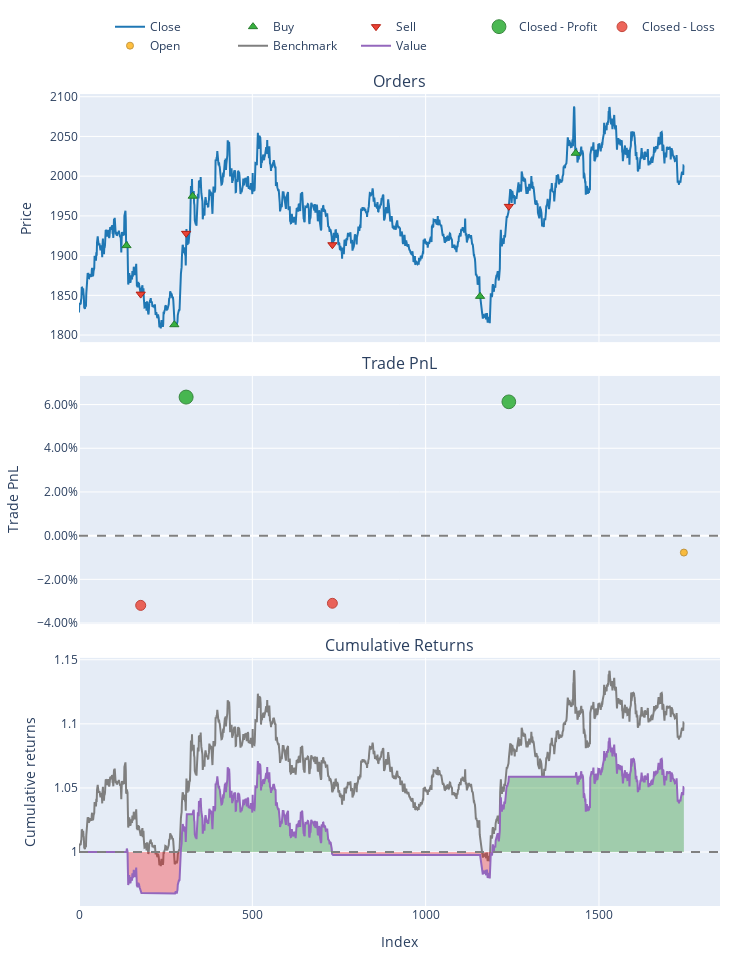

Notebook cell for this chart:
### Code cell
pf.plot().show()

### Figure 1 — Plotly figure (JSON) as saved in the notebook; plotly's stock layout.template omitted (floating-point values rounded to 4 significant figures; data arrays with more than 128 entries replaced by an {"elided": "..."} marker saying what was removed)
{"data": [{"legendgroup": "0", "line": {"color": "#1f77b4"}, "name": "Close", "showlegend": true, "type": "scatter", "uid": "4bc580d3-a468-432a-b6e4-5fa1aee0f02b", "x": {"elided": "1746 int values"}, "xaxis": "x", "y": {"elided": "1746 float values"}, "yaxis": "y"}, {"customdata": [[0, 0.05228, 0], [2, 0.0534, 0], [4, 0.05213, 0], [6, 0.05396, 0], [8, 0.05218, 0]], "hovertemplate": "Order Id: %{customdata[0]}<br>Timestamp: %{x}<br>Price: %{y}<br>Size: %{customdata[1]:.6f}<br>Fees: %{customdata[2]:.6f}", "legendgroup": "1", "marker": {"color": "#37B13F", "line": {"color": "rgb(38,123,44)", "width": 1}, "size": 8, "symbol": "triangle-up"}, "mode": "markers", "name": "Buy", "type": "scatter", "uid": "1cb0bc83-de14-4dee-a82d-fc4a3628aae5", "x": [137, 275, 328, 1157, 1433], "xaxis": "x", "y": [1913.0, 1813.0, 1975.0, 1849.0, 2029.0], "yaxis": "y"}, {"customdata": [[1, 0.05228, 0], [3, 0.0534, 0], [5, 0.05213, 0], [7, 0.05396, 0]], "hovertemplate": "Order Id: %{customdata[0]}<br>Timestamp: %{x}<br>Price: %{y}<br>Size: %{customdata[1]:.6f}<br>Fees: %{customdata[2]:.6f}", "legendgroup": "2", "marker": {"color": "#EA4335", "line": {"color": "rgb(181,31,18)", "width": 1}, "size": 8, "symbol": "triangle-down"}, "mode": "markers", "name": "Sell", "type": "scatter", "uid": "d45724cf-61e2-408f-8324-4c194ca11c07", "x": [178, 309, 731, 1240], "xaxis": "x", "y": [1852.0, 1928.0, 1914.0, 1962], "yaxis": "y"}, {"customdata": [[1, 1, 6.14, 0.06342], [3, 3, 6.112, 0.06126]], "hovertemplate": "Exit Trade Id: %{customdata[0]}<br>Position Id: %{customdata[1]}<br>Exit Timestamp: %{x}<br>PnL: %{customdata[2]:.6f}<br>Return: %{customdata[3]:.2%}", "legendgroup": "3", "marker": {"color": "#37B13F", "line": {"color": "rgb(38,123,44)", "width": 1}, "opacity": [0.9, 0.8942], "size": [14, 13.73], "symbol": "circle"}, "mode": "markers", "name": "Closed - Profit", "type": "scatter", "uid": "3f327c48-b8a7-4689-8ca4-38b29acfd95e", "x": [309, 1240], "xaxis": "x2", "y": [0.06342, 0.06126], "yaxis": "y2"}, {"customdata": [[0, 0, -3.192, -0.03192], [2, 2, -3.187, -0.03096]], "hovertemplate": "Exit Trade Id: %{customdata[0]}<br>Position Id: %{customdata[1]}<br>Exit Timestamp: %{x}<br>PnL: %{customdata[2]:.6f}<br>Return: %{customdata[3]:.2%}", "legendgroup": "4", "marker": {"color": "#EA4335", "line": {"color": "rgb(181,31,18)", "width": 1}, "opacity": [0.8151, 0.8125], "size": [10.04, 9.919], "symbol": "circle"}, "mode": "markers", "name": "Closed - Loss", "type": "scatter", "uid": "7dda2246-3479-424f-a61a-a081100f293c", "x": [178, 731], "xaxis": "x2", "y": [-0.03192, -0.03096], "yaxis": "y2"}, {"customdata": [[4, 4, -0.8198, -0.007743]], "hovertemplate": "Exit Trade Id: %{customdata[0]}<br>Position Id: %{customdata[1]}<br>Exit Timestamp: %{x}<br>PnL: %{customdata[2]:.6f}<br>Return: %{customdata[3]:.2%}", "legendgroup": "5", "marker": {"color": "#FFAA00", "line": {"color": "rgb(178,118,0)", "width": 1}, "opacity": [0.75], "size": [7], "symbol": "circle"}, "mode": "markers", "name": "Open", "type": "scatter", "uid": "e0fe2176-b5e2-4e75-bc06-8200c4b706a7", "x": [1745], "xaxis": "x2", "y": [-0.007743], "yaxis": "y2"}, {"legendgroup": "6", "line": {"color": "#7f7f7f"}, "name": "Benchmark", "showlegend": true, "type": "scatter", "uid": "39c411de-2404-4ccb-9bb3-05088265b7b1", "x": {"elided": "1746 int values"}, "xaxis": "x3", "y": {"elided": "1746 float values"}, "yaxis": "y3"}, {"hoverinfo": "skip", "legendgroup": "7", "line": {"color": "rgba(0, 0, 0, 0)", "width": 0}, "opacity": 0, "showlegend": false, "type": "scatter", "uid": "afdb852f-9c0a-4d7d-8f8d-88aa5fbf94b2", "x": {"elided": "1746 int values"}, "xaxis": "x3", "y": {"elided": "1746 int values"}, "yaxis": "y3"}, {"connectgaps": false, "fill": "tonexty", "fillcolor": "rgba(0, 128, 0, 0.3)", "hoverinfo": "skip", "legendgroup": "7", "line": {"color": "rgba(0, 0, 0, 0)", "width": 0}, "opacity": 0, "showlegend": false, "type": "scatter", "uid": "c5385ac4-b45e-4bce-b2a9-112bec7225a4", "x": {"elided": "1746 int values"}, "xaxis": "x3", "y": {"elided": "1746 float values"}, "yaxis": "y3"}, {"hoverinfo": "skip", "legendgroup": "7", "line": {"color": "rgba(0, 0, 0, 0)", "width": 0}, "opacity": 0, "showlegend": false, "type": "scatter", "uid": "8de527cc-403e-419d-b191-a8f52732a2e6", "x": {"elided": "1746 int values"}, "xaxis": "x3", "y": {"elided": "1746 int values"}, "yaxis": "y3"}, {"connectgaps": false, "fill": "tonexty", "fillcolor": "rgba(255, 0, 0, 0.3)", "hoverinfo": "skip", "legendgroup": "7", "line": {"color": "rgba(0, 0, 0, 0)", "width": 0}, "opacity": 0, "showlegend": false, "type": "scatter", "uid": "f8ea8c11-aa00-48af-905f-a1807792ddb8", "x": {"elided": "1746 int values"}, "xaxis": "x3", "y": {"elided": "1746 float values"}, "yaxis": "y3"}, {"legendgroup": "8", "line": {"color": "#9467bd"}, "name": "Value", "showlegend": true, "type": "scatter", "uid": "96a9ec27-eee4-4161-b806-e4c9b458153b", "x": {"elided": "1746 int values"}, "xaxis": "x3", "y": {"elided": "1746 float values"}, "yaxis": "y3"}, {"hoverinfo": "skip", "legendgroup": "7", "line": {"color": "rgba(0, 0, 0, 0)", "width": 0}, "opacity": 0, "showlegend": false, "type": "scatter", "uid": "008e9a7b-60ed-4958-ae65-79f95b65ca1f", "x": {"elided": "1746 int values"}, "xaxis": "x3", "y": {"elided": "1746 int values"}, "yaxis": "y3"}], "layout": {"annotations": [{"font": {"size": 16}, "showarrow": false, "text": "Orders", "x": 0.5, "xanchor": "center", "xref": "paper", "y": 1, "yanchor": "bottom", "yref": "paper"}, {"font": {"size": 16}, "showarrow": false, "text": "Trade PnL", "x": 0.5, "xanchor": "center", "xref": "paper", "y": 0.6528, "yanchor": "bottom", "yref": "paper"}, {"font": {"size": 16}, "showarrow": false, "text": "Cumulative Returns", "x": 0.5, "xanchor": "center", "xref": "paper", "y": 0.3056, "yanchor": "bottom", "yref": "paper"}], "height": 960, "legend": {"orientation": "h", "traceorder": "normal", "x": 1, "xanchor": "right", "y": 1.042, "yanchor": "bottom"}, "margin": {"b": 30, "l": 30, "r": 30, "t": 30}, "shapes": [{"line": {"color": "gray", "dash": "dash"}, "type": "line", "x0": 0, "x1": 1, "xref": "paper", "y0": 0, "y1": 0, "yref": "y2"}, {"line": {"color": "gray", "dash": "dash"}, "type": "line", "x0": 0, "x1": 1, "xref": "paper", "y0": 1, "y1": 1, "yref": "y3"}], "showlegend": true, "width": 750, "xaxis": {"anchor": "y", "domain": [0, 1], "matches": "x3", "showticklabels": false}, "xaxis2": {"anchor": "y2", "domain": [0, 1], "matches": "x3", "showticklabels": false}, "xaxis3": {"anchor": "y3", "domain": [0, 1], "title": {"text": "Index"}}, "yaxis": {"anchor": "x", "domain": [0.6944, 1], "title": {"text": "Price"}}, "yaxis2": {"anchor": "x2", "domain": [0.3472, 0.6528], "tickformat": ".2%", "title": {"text": "Trade PnL"}}, "yaxis3": {"anchor": "x3", "domain": [0, 0.3056], "title": {"text": "Cumulative returns"}}}}
